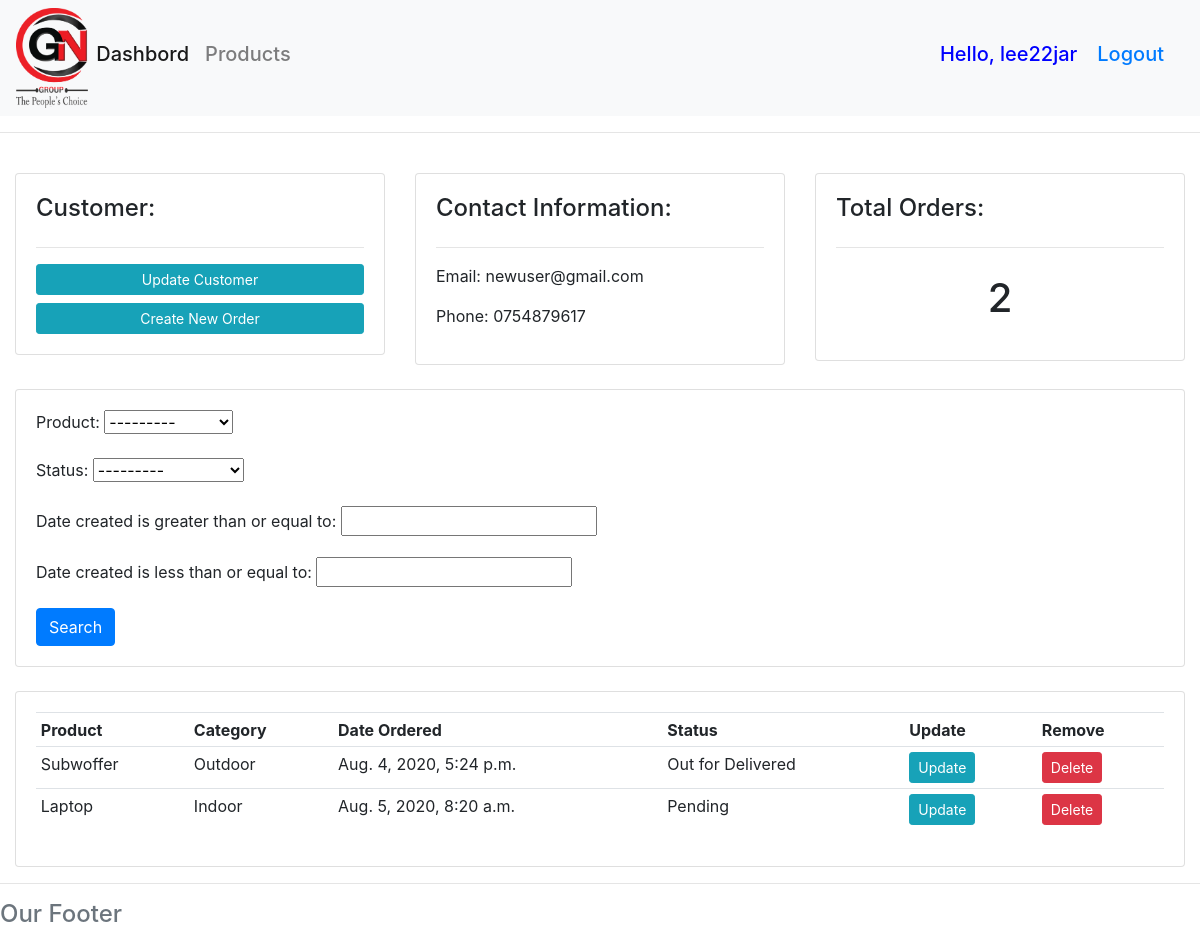
The app's page /customer/1/ (signed in) with its own data.
### accounts/models.py (models this page shows, shortened)
class Customer(models.Model):
    user = models.OneToOneField(User, null=True, blank=True, on_delete=models.CASCADE)
    name = models.CharField(max_length=200, null=True)
    phone = models.CharField(max_length=200, null=True)
    email = models.CharField(max_length=200, null=True)
    profile_pics = models.ImageField(default="default.jpg", null=True, blank=True)
    date_created = models.DateTimeField(auto_now_add=True)

class Order(models.Model):
    STATUS = (
        ('Pending', 'Pending'),
        ('Out for Delivered', 'Out for Delivered'),
        ('Delivered', 'Delivered')
    )
    customer = models.ForeignKey(Customer, null=True, on_delete= models.SET_NULL)
    product = models.ForeignKey(Product, null=True, on_delete= models.SET_NULL)
    date_created = models.DateTimeField(auto_now_add=True)
    status = models.CharField(max_length=200, null=True, choices=STATUS)

class Product(models.Model):
    CATEGORY = (
        ('Indoor', 'Indoor'),
        ('Outdoor', 'Outdoor')
    )
    name = models.CharField(max_length=200, null=True)
    price = models.FloatField(null=True)
    category = models.CharField(max_length=200, null=True, choices=CATEGORY)
    description = models.CharField(max_length=200, null=True, blank=True)
    date_created = models.DateTimeField(auto_now_add=True)
    tags = models.ManyToManyField(Tag)
    def __str__(self):
        return self.name

### accounts/decorators.py (the view)
        def wrapper_func(request, *args, **kwargs):
            group = None
            if request.user.groups.exists():
                group = request.user.groups.all()[0].name
            if group in allowed_roles:
                return view_func(request, *args, **kwargs)
            else:
                return HttpResponse('You are not Authorized to View This Page..!!')

### accounts/views.py (called while the page is built)
@login_required(login_url='Login')
@allowed_users(allowed_roles=['Admin'])
def customer(request, pk_test):
    customer = Customer.objects.get(id=pk_test)
    orders = customer.order_set.all()
    order_count = orders.count()
    myFilter = OrderFilter(request.GET, queryset = orders)
    orders = myFilter.qs
    context = {'customer': customer, 'orders': orders, 'order_count': order_count, 'myFilter': myFilter,}
    return render(request, 'accounts/customer.html', context)

### accounts/templates/accounts/customer.html (shortened to what this page needs)
{% extends 'accounts/main.html' %}
{% load crispy_forms_tags %}
{% block content %}
    <br>
    <div class="row">
        <div class="col-md">
            <div class="card card-body">
                <h4>Customer:</h4>
                <hr>
                <a class="btn btn-info btn-sm btn-block" href="#">Update Customer</a>
                <a class="btn btn-info btn-sm btn-block" href="{% url 'CreateOrder' %}">Create New Order</a>
            </div>
        </div>
        <div class="col-md">
            <div class="card card-body">
                <h4>Contact Information:</h4>
                <hr>
                <p>Email: {{customer.email}}</p>
                <p>Phone: {{customer.phone}} </p>
            </div>
        </div>
        <div class="col-md">
            <div class="card card-body">
                <h4>Total Orders:</h4>
                <hr>
                <h1 style="text-align: center;padding:10px"> {{order_count}} </h1>
            </div>
        </div>
    </div>
    <br>
    <div class="row">
        <div class="col">
            <div class="card card-body">
                <form method="GET">
                    {{ myFilter.form.as_p }}
                    <button class="btn btn-primary" type="submit" >Search</button>
                </form>
            </div>
        </div>
    </div>
    <br>
    <div class="row">
        <div class="col-md">
            <div class="card card-body">
                <table class="table table-sm">
                    <tr>
                        <th>Product</th>
                        <th>Category</th>
                        <th>Date Ordered</th>
                        <th>Status</th>
                        <th>Update</th>
                        <th>Remove</th>
                    </tr>
                    {% for order in orders %}
                        <tr>
                            <td>{{ order.product }}</td>
                            <td>{{ order.product.category }}</td>
                            <td>{{ order.date_created }}</td>
                            <td>{{ order.status }}</td>
                            <td><a class="btn btn-sm btn-info" href="{% url 'UpdateOrder' order.id %}">Update</a></td>
                            <td><a class="btn btn-sm btn-danger" href="{% url 'DeleteOrder' order.id %}">Delete</a></td>
                        </tr>
                    {% endfor %}
                </table>
            </div>
        </div>
    </div>
{% endblock %}

### accounts/templates/accounts/navbar.html (shortened to what this page needs)
{% load static %}
<nav class="navbar navbar-expand-lg navbar-light bg-light">
    <img class="pic" src="{% static 'images/GN.png' %}" alt="">
    <div class="collapse navbar-collapse" id="navbarNav">
        {% if request.user.is_staff %}
            <ul class="navbar-nav">
            <li class="nav-item active">
                <a class="nav-link" href="{% url 'Home' %}"><h5>Dashbord</h5> <span class="sr-only">(current)</span></a>
            </li>
            <li class="nav-item">
                <a class="nav-link" href="{% url 'Products' %}"><h5>Products</h5></a>
            </li>
            </ul>
        {% endif %}
    </div>
    <span class="Hello-msg"><h5>Hello, {{request.user}}</h5></span>
    <span class="Hello-msg"><a href="{% url 'Logout' %}"><h5>Logout</h5></a></span>
</nav>
<hr>

### accounts/templates/accounts/navbar.html (style rules this page uses)
.pic { max-width: 200px; max-height: 100px; }
.Hello-msg { font-size: 20; color: blue; margin-right: 20px; }

### records on screen
Customer: email "newuser@gmail.com", phone "0754879617"
Order: product "Subwoffer", product.category "Outdoor", date_created "Aug. 4, 2020, 5:24 p.m.", status "Out for Delivered"
Order: product "Laptop", product.category "Indoor", date_created "Aug. 5, 2020, 8:20 a.m.", status "Pending"

### other values on screen
{{ request.user }} "lee22jar"
{{ order_count }} "2"
